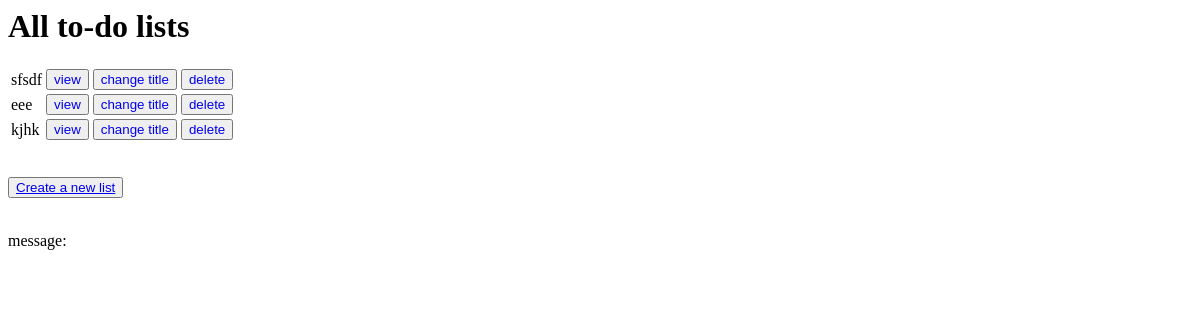
Before: /v1/to-do-list/show-all/ (signed in) with the older database file.
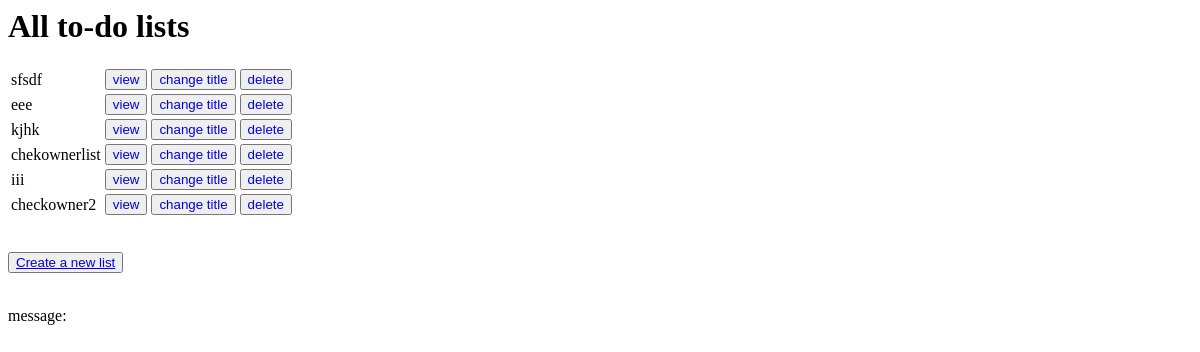
After: the same page with the newer database file.
### ToDoListApp/models/to_do_list.py (models this page shows, shortened)
class ToDoList(models.Model):
    title = models.CharField(
        max_length=100,
        default="new-list",
        null=False,
        verbose_name="عنوان",
        validators=[validate_title],
    )
    owner = models.ForeignKey(
        User,
        on_delete=models.CASCADE,
        related_name="to_do_lists",
        null=True,
        verbose_name="صاحب لیست",
    )

### ToDoListApp/version1/views/show_all_lists_view.py (the view)
# urls.py: path("to-do-list/show-all/", show_all_lists_view, name="v1-show-lists"),
def show_all_lists_view(request):
    user = request.user
    to_do_lists = user.to_do_lists.all()
    return render(
        request, "v1/show_all_lists_template.html", {"to_do_lists": to_do_lists}
    )

### ToDoListApp/templates/v1/show_all_lists_template.html (shortened to what this page needs)
<h1>All to-do lists</h1>
<form method="post">
    <table>
        {% for to_do_list in to_do_lists %}
            <tr>
                <td>{{ to_do_list.title }}</td>
                <td>
                    <button><a href="{% url 'v1-get-list' list_id=to_do_list.id %}"
                               style="text-decoration: none;">view</a></button>
                </td>
                <td>
                    <button><a href="{% url 'v1-edit-list' list_id=to_do_list.id %}"
                               style="text-decoration: none;">change title</a></button>
                </td>
                <td>
                    <button><a href="{% url 'v1-delete-list' list_id=to_do_list.id %}"
                               style="text-decoration: none;">delete</a></button>
                </td>
            </tr>
        {% endfor %}
    </table>
    <br>
    <p>
        <button><a href="{% url 'v1-create-list' %}">Create a new list</a></button>
    </p>
</form>
message:

Changed rows visible on the page:
added ToDoList: title "chekownerlist"
added ToDoList: title "iii"
added ToDoList: title "checkowner2"
